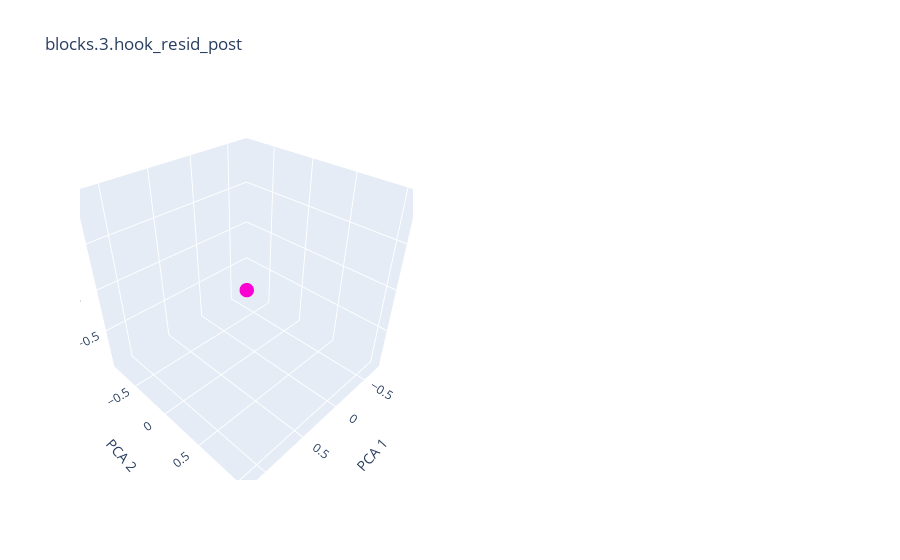

Write notebook code for a chart like this one.
### Code cell
for a_ in activations:
    acts = activations[a_]
    regression, belief_predictions = run_activation_to_beliefs_regression(acts, transformer_input_beliefs)
    belief_predictions_pca = vis_pca.transform(belief_predictions.reshape(-1, 5))

# now visualize in 3d
transformer_input_belief_indices_flattened = transformer_input_belief_indices.view(-1).cpu().numpy()
from plotly.subplots import make_subplots
from plotly import graph_objects as go

colors = px.colors.qualitative.Light24 + px.colors.qualitative.Dark24 + px.colors.qualitative.Plotly

for belief in msp_belief_index.keys():
    fig = make_subplots(rows=1, cols=2, specs=[[{'type': 'scatter3d'}, {'type': 'scatter3d'}]])
    b = msp_belief_index[belief]
    relevant_indices = np.where(transformer_input_belief_indices_flattened == b)[0]
    relevant_data = belief_predictions_pca[relevant_indices]
    if len(relevant_data) > 0:
        centers_of_mass = np.mean(relevant_data, axis=0)

        #fig.add_trace(go.Scatter3d(x=relevant_data[:, 0],
        #                           y=relevant_data[:, 1],
        #                           z=relevant_data[:, 2],
        #                           mode='markers', name=f'Belief {b}', marker=dict(size=5, color=colors[b], opacity=.1)),
        #                           row=1, col=1)
    
        fig.add_trace(go.Scatter3d(x=[centers_of_mass[0]],
                                y=[centers_of_mass[1]],
                                z=[centers_of_mass[2]],
                                mode='markers',
                                name=f'Belief {b}',
                                marker=dict(size=5, color=colors[b], opacity=1)),
                    row=1, col=1)
        
    fig.update_layout(title=a_,
                        scene=dict(xaxis_title='PCA 1', yaxis_title='PCA 2', zaxis_title='PCA 3'),
                        scene2=dict(xaxis_title='PCA 1', yaxis_title='PCA 2', zaxis_title='PCA 3'))
fig.show()

### Figure 1 — Plotly figure (JSON) as saved in the notebook; plotly's stock layout.template omitted (floating-point values rounded to 4 significant figures)
{"data": [{"marker": {"color": "#FB00D1", "opacity": 1, "size": 5}, "mode": "markers", "name": "Belief 35", "scene": "scene", "type": "scatter3d", "x": [0.2243], "y": [0.1001], "z": [0.001861]}], "layout": {"scene": {"domain": {"x": [0, 0.45], "y": [0, 1]}, "xaxis": {"title": {"text": "PCA 1"}}, "yaxis": {"title": {"text": "PCA 2"}}, "zaxis": {"title": {"text": "PCA 3"}}}, "scene2": {"domain": {"x": [0.55, 1], "y": [0, 1]}, "xaxis": {"title": {"text": "PCA 1"}}, "yaxis": {"title": {"text": "PCA 2"}}, "zaxis": {"title": {"text": "PCA 3"}}}, "title": {"text": "blocks.3.hook_resid_post"}}}
